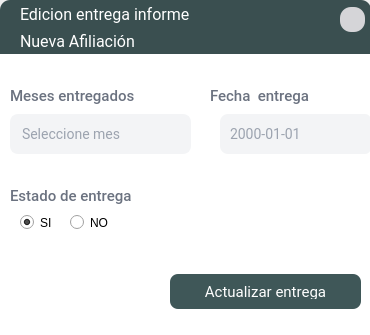
<?xml version="1.0" encoding="UTF-8"?>
<ui version="4.0">
 <class>EntregaActualizacion</class>
 <widget class="QDialog" name="EntregaActualizacion">
  <property name="geometry">
   <rect>
    <x>0</x>
    <y>0</y>
    <width>370</width>
    <height>335</height>
   </rect>
  </property>
  <property name="minimumSize">
   <size>
    <width>370</width>
    <height>335</height>
   </size>
  </property>
  <property name="maximumSize">
   <size>
    <width>370</width>
    <height>335</height>
   </size>
  </property>
  <property name="windowTitle">
   <string>Entrega</string>
  </property>
  <property name="styleSheet">
   <string notr="true">#Dialog{
	background-color: rgb(255, 255, 255);
}

QLabel{
font-family: Roboto;
font-style: normal;
font-weight: 450;
font-size: 15px;
letter-spacing: 0.02em;
color: #6B7280;}



/* COMBOBOX */

QComboBox{
font-family: Roboto;
font-style: normal;
font-weight: normal;
font-size: 14px;
letter-spacing: 0.02em;
background: #F3F4F6;
color:#9CA3AF;
border-radius:8px;
padding:10px;
combobox-popup: 0;
border: 2px solid #F3F4F6;

}


QComboBox::drop-down
{
    width: 20px;
    border-left-width: 1px;
	padding: 10px 10px 10px 20px;
 }


QComboBox QAbstractItemView {
	color:#9CA3AF;
	font-size:14px;
	background-color: #F3F4F6;
	selection-background-color:#344647;
	selection-color:#ffffff;
	outline: 0px;
   border: 1px solid #344647;
 border-radius:8px;
padding:10px
}



QComboBox::down-arrow
{
	image: url(:/menu/contraerabajo.png);
     width: 11px;
     height: 11px;
}

QComboBox::focus{
background: #FFFFFF;
border: 2px solid #344647;
border-radius: 8px;
}



QDateEdit{
font-family: Roboto;
font-style: normal;
font-weight: normal;
font-size: 14px;
letter-spacing: 0.02em;
background: #F3F4F6;
color:#9CA3AF;
padding:8px;
border-radius:8px; }

QDateEdit::up-button {
min-width: 25px; min-height: 12px; background-color: #F3F4F6; 
border-radius: 6px;}

QDateEdit::down-button {
min-width: 25px; min-height: 12px; background-color: #F3F4F6; 
border-radius: 6px;}

QDateEdit::up-arrow{
	image: url(:/menu/contraerarriba.png);
     width: 11px;
     height: 11px;
}

QDateEdit::down-arrow{
	image: url(:/menu/contraerabajo.png);
     width: 11px;
     height: 11px;}

QDateEdit::focus{
background: #FFFFFF;
border: 2px solid #344647;
border-radius: 8px;
}


/*  BOTON */

QPushButton{
font-family: Roboto;
font-style: normal;
font-weight: normal;
font-size: 14px;
letter-spacing: 0.02em;
color:white;
padding:8px;
background: #3A4F50;
border-radius: 4px;}

QPushButton:hover{background: #344647;
border-radius: 4px; }

QLineEdit{
font-family: Roboto;
font-style: normal;
font-weight: normal;
font-size: 14px;
letter-spacing: 0.02em;
background: #F3F4F6;
border: 2px solid #F3F4F6;
border-radius: 8px;
color:#9CA3AF;
padding:10px}

QLineEdit::focus{
background: #FFFFFF;
border: 2px solid #344647;
border-radius: 8px;
}

</string>
  </property>
  <widget class="QFrame" name="frame_3">
   <property name="geometry">
    <rect>
     <x>0</x>
     <y>0</y>
     <width>371</width>
     <height>55</height>
    </rect>
   </property>
   <property name="minimumSize">
    <size>
     <width>0</width>
     <height>55</height>
    </size>
   </property>
   <property name="maximumSize">
    <size>
     <width>16777215</width>
     <height>4455</height>
    </size>
   </property>
   <property name="styleSheet">
    <string notr="true">#frame_3{background: #3A4F50 ;border-top-left-radius: 10px;
border-top-right-radius: 10px;}

QLabel{font-family: Roboto;
font-style: normal;
font-weight: normal;
font-size: 16px;
line-height: 23px;
letter-spacing: 0.02em;
color: #FFFFFF;}</string>
   </property>
   <property name="frameShape">
    <enum>QFrame::StyledPanel</enum>
   </property>
   <property name="frameShadow">
    <enum>QFrame::Raised</enum>
   </property>
   <widget class="QLabel" name="titulo_accion">
    <property name="geometry">
     <rect>
      <x>20</x>
      <y>5</y>
      <width>241</width>
      <height>31</height>
     </rect>
    </property>
    <property name="styleSheet">
     <string notr="true">
font: 87 14pt &quot;Roboto Black&quot;;</string>
    </property>
    <property name="text">
     <string>Edicion entrega informe</string>
    </property>
    <property name="alignment">
     <set>Qt::AlignLeading|Qt::AlignLeft|Qt::AlignTop</set>
    </property>
   </widget>
   <widget class="QLabel" name="nombre_tutor">
    <property name="geometry">
     <rect>
      <x>20</x>
      <y>32</y>
      <width>271</width>
      <height>22</height>
     </rect>
    </property>
    <property name="styleSheet">
     <string notr="true"/>
    </property>
    <property name="text">
     <string>Nueva Afiliación</string>
    </property>
    <property name="alignment">
     <set>Qt::AlignLeading|Qt::AlignLeft|Qt::AlignTop</set>
    </property>
   </widget>
   <widget class="QToolButton" name="btn_closeadmi_3">
    <property name="geometry">
     <rect>
      <x>340</x>
      <y>7</y>
      <width>25</width>
      <height>25</height>
     </rect>
    </property>
    <property name="focusPolicy">
     <enum>Qt::NoFocus</enum>
    </property>
    <property name="toolTip">
     <string>Cerrar</string>
    </property>
    <property name="styleSheet">
     <string notr="true">#btn_closeadmi_3{
font-family: Roboto;
font-weight: normal;
font-size: 14px;
background-color: #d5d5d8;
color: #6B7280;
border-radius:11px
}



#btn_closeadmi_3:hover{background:#ce4d3a ;
border-radius:11px; }


</string>
    </property>
    <property name="text">
     <string/>
    </property>
    <property name="icon">
     <iconset resource="../image/source.qrc">
      <normaloff>:/menu/x.png</normaloff>:/menu/x.png</iconset>
    </property>
    <property name="iconSize">
     <size>
      <width>13</width>
      <height>13</height>
     </size>
    </property>
    <property name="autoRaise">
     <bool>true</bool>
    </property>
   </widget>
  </widget>
  <widget class="QFrame" name="frame">
   <property name="geometry">
    <rect>
     <x>0</x>
     <y>54</y>
     <width>371</width>
     <height>281</height>
    </rect>
   </property>
   <property name="styleSheet">
    <string notr="true">#frame{background-color:white;
border-bottom-right-radius: 10px;
border-bottom-left-radius: 10px;
}


</string>
   </property>
   <property name="frameShape">
    <enum>QFrame::StyledPanel</enum>
   </property>
   <property name="frameShadow">
    <enum>QFrame::Raised</enum>
   </property>
   <widget class="QStackedWidget" name="stackedWidget">
    <property name="geometry">
     <rect>
      <x>0</x>
      <y>0</y>
      <width>371</width>
      <height>381</height>
     </rect>
    </property>
    <property name="styleSheet">
     <string notr="true">/* Estilo Base del Botón de la Paginación */
QPushButton {
    font-family: Roboto;
    font-style: normal;
    font-weight: normal;
    font-size: 15px;
    letter-spacing: 0.02em;
    color: white;
    padding: 10px 20px; /* Incrementamos el padding para un mejor tamaño de botón */
    background: #3f5758;
    border: none; /* Eliminamos el borde por defecto */
    border-radius: 8px; /* Ajustamos el border-radius */
}

/* Estilo del Botón de la Paginación al Pasar el Ratón (Hover) */
QPushButton:hover {
    background: #4a6b6c; /* Color de fondo más claro */
    border-radius: 8px;
}

/* Estilo del Botón de la Paginación al Hacer Clic (Pressed) */
QPushButton:pressed {
    background: #2e4546; /* Color de fondo más oscuro */
    border-radius: 8px;
}

#stackedWidget{background-color:white;
border-bottom-right-radius: 10px;
border-bottom-left-radius: 10px;
}


</string>
    </property>
    <property name="currentIndex">
     <number>0</number>
    </property>
    <widget class="QWidget" name="page_3">
     <property name="styleSheet">
      <string notr="true">#page_3{
background-color: rgb(255, 255, 255);
border-bottom-right-radius: 10px;
border-bottom-left-radius: 10px;

}</string>
     </property>
     <widget class="QRadioButton" name="rbt_no_memorandum">
      <property name="geometry">
       <rect>
        <x>70</x>
        <y>160</y>
        <width>51</width>
        <height>17</height>
       </rect>
      </property>
      <property name="text">
       <string>NO</string>
      </property>
     </widget>
     <widget class="QLabel" name="pregunta_memorandum">
      <property name="geometry">
       <rect>
        <x>10</x>
        <y>130</y>
        <width>311</width>
        <height>21</height>
       </rect>
      </property>
      <property name="styleSheet">
       <string notr="true"/>
      </property>
      <property name="text">
       <string>Estado de entrega</string>
      </property>
      <property name="alignment">
       <set>Qt::AlignBottom|Qt::AlignLeading|Qt::AlignLeft</set>
      </property>
     </widget>
     <widget class="QRadioButton" name="rbt_si_memorandum">
      <property name="geometry">
       <rect>
        <x>20</x>
        <y>160</y>
        <width>41</width>
        <height>17</height>
       </rect>
      </property>
      <property name="text">
       <string>SI</string>
      </property>
      <property name="checked">
       <bool>true</bool>
      </property>
     </widget>
     <widget class="QPushButton" name="btn_registrar_informe">
      <property name="geometry">
       <rect>
        <x>170</x>
        <y>220</y>
        <width>191</width>
        <height>35</height>
       </rect>
      </property>
      <property name="minimumSize">
       <size>
        <width>100</width>
        <height>35</height>
       </size>
      </property>
      <property name="maximumSize">
       <size>
        <width>200</width>
        <height>567</height>
       </size>
      </property>
      <property name="cursor">
       <cursorShape>PointingHandCursor</cursorShape>
      </property>
      <property name="focusPolicy">
       <enum>Qt::NoFocus</enum>
      </property>
      <property name="styleSheet">
       <string notr="true"/>
      </property>
      <property name="text">
       <string>Actualizar entrega</string>
      </property>
      <property name="icon">
       <iconset resource="../image/source.qrc">
        <normaloff>:/menu/ok.png</normaloff>:/menu/ok.png</iconset>
      </property>
      <property name="iconSize">
       <size>
        <width>15</width>
        <height>21</height>
       </size>
      </property>
     </widget>
     <widget class="QDateEdit" name="fecha_informe">
      <property name="geometry">
       <rect>
        <x>220</x>
        <y>60</y>
        <width>151</width>
        <height>40</height>
       </rect>
      </property>
      <property name="displayFormat">
       <string>yyyy-MM-dd</string>
      </property>
      <property name="calendarPopup">
       <bool>false</bool>
      </property>
     </widget>
     <widget class="QLabel" name="lbl9_4">
      <property name="geometry">
       <rect>
        <x>210</x>
        <y>30</y>
        <width>131</width>
        <height>21</height>
       </rect>
      </property>
      <property name="styleSheet">
       <string notr="true"/>
      </property>
      <property name="text">
       <string>Fecha  entrega</string>
      </property>
      <property name="alignment">
       <set>Qt::AlignBottom|Qt::AlignLeading|Qt::AlignLeft</set>
      </property>
     </widget>
     <widget class="QComboBox" name="cbo_meses_entrega">
      <property name="geometry">
       <rect>
        <x>10</x>
        <y>60</y>
        <width>181</width>
        <height>40</height>
       </rect>
      </property>
      <property name="cursor">
       <cursorShape>PointingHandCursor</cursorShape>
      </property>
      <property name="styleSheet">
       <string notr="true"/>
      </property>
      <property name="maxVisibleItems">
       <number>67</number>
      </property>
      <item>
       <property name="text">
        <string>Seleccione mes</string>
       </property>
      </item>
     </widget>
     <widget class="QLabel" name="lbl9_5">
      <property name="geometry">
       <rect>
        <x>10</x>
        <y>30</y>
        <width>131</width>
        <height>21</height>
       </rect>
      </property>
      <property name="styleSheet">
       <string notr="true"/>
      </property>
      <property name="text">
       <string>Meses entregados</string>
      </property>
      <property name="alignment">
       <set>Qt::AlignBottom|Qt::AlignLeading|Qt::AlignLeft</set>
      </property>
     </widget>
    </widget>
   </widget>
  </widget>
 </widget>
 <resources>
  <include location="../image/source.qrc"/>
 </resources>
 <connections/>
</ui>
